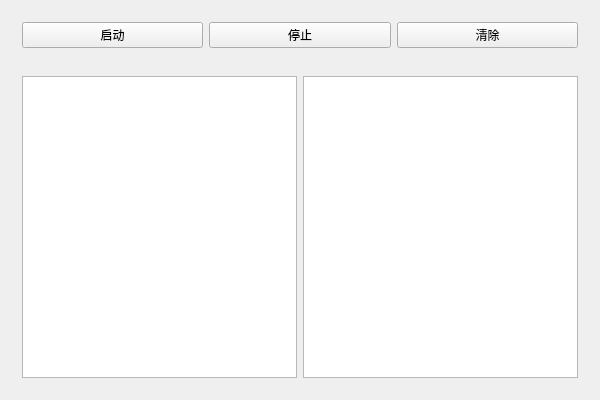
<?xml version="1.0" encoding="UTF-8"?>
<ui version="4.0">
 <class>MainWidgetClass</class>
 <widget class="QWidget" name="MainWidgetClass">
  <property name="geometry">
   <rect>
    <x>0</x>
    <y>0</y>
    <width>600</width>
    <height>400</height>
   </rect>
  </property>
  <property name="windowTitle">
   <string>MainWidget</string>
  </property>
  <layout class="QVBoxLayout" name="verticalLayout" stretch="0,1">
   <item>
    <widget class="QWidget" name="topWidget" native="true">
     <layout class="QHBoxLayout" name="horizontalLayout">
      <item>
       <widget class="QPushButton" name="startButton">
        <property name="text">
         <string>启动</string>
        </property>
       </widget>
      </item>
      <item>
       <widget class="QPushButton" name="stopButton">
        <property name="text">
         <string>停止</string>
        </property>
       </widget>
      </item>
      <item>
       <widget class="QPushButton" name="clearTextBrowerButton">
        <property name="text">
         <string>清除</string>
        </property>
       </widget>
      </item>
     </layout>
    </widget>
   </item>
   <item>
    <widget class="QWidget" name="bottomWidget" native="true">
     <layout class="QHBoxLayout" name="horizontalLayout_2">
      <item>
       <widget class="QTextBrowser" name="producerTextBrowser"/>
      </item>
      <item>
       <widget class="QTextBrowser" name="consumerTextBrowser"/>
      </item>
     </layout>
    </widget>
   </item>
  </layout>
 </widget>
 <layoutdefault spacing="6" margin="11"/>
 <resources>
  <include location="MainWidget.qrc"/>
 </resources>
 <connections>
  <connection>
   <sender>startButton</sender>
   <signal>clicked()</signal>
   <receiver>MainWidgetClass</receiver>
   <slot>startButtonClicked()</slot>
   <hints>
    <hint type="sourcelabel">
     <x>113</x>
     <y>27</y>
    </hint>
    <hint type="destinationlabel">
     <x>113</x>
     <y>-42</y>
    </hint>
   </hints>
  </connection>
  <connection>
   <sender>stopButton</sender>
   <signal>clicked()</signal>
   <receiver>MainWidgetClass</receiver>
   <slot>stopButtonClicked()</slot>
   <hints>
    <hint type="sourcelabel">
     <x>466</x>
     <y>26</y>
    </hint>
    <hint type="destinationlabel">
     <x>465</x>
     <y>-69</y>
    </hint>
   </hints>
  </connection>
 </connections>
 <slots>
  <slot>startButtonClicked()</slot>
  <slot>stopButtonClicked()</slot>
 </slots>
</ui>
